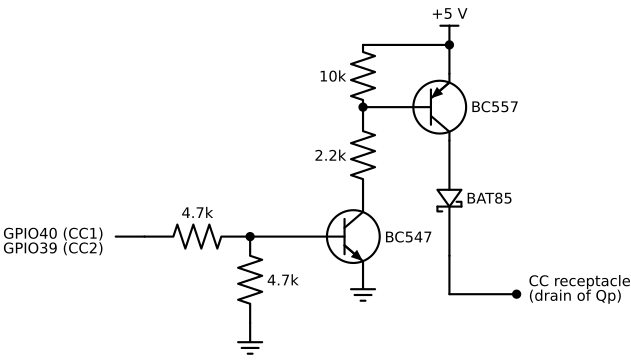

Reproduce this figure in Python.
# VCONN switch, one per CC line (GPIO40 -> CC1, GPIO39 -> CC2).
from common import *
with schemdraw.Drawing(file='vconn.svg', show=False) as d:
    d.config(bgcolor='white')
    xp, ytop = 5.0, 2.0
    d += elm.Vdd().at((xp, ytop)).label('+5 V')
    d += (qp := elm.BjtPnp(circle=True).theta(0).anchor('emitter').at((xp, ytop - 0.6)).label('BC557', loc='right', ofst=(0.1, 0.0)))
    W(d, (xp, ytop), qp.emitter)
    B = Point((xp - 1.8, qp.base.y))
    W(d, qp.base, B)
    d += elm.Dot().at(B)
    d += elm.Resistor().at(B).up().to((B.x, ytop)).label('10k')
    W(d, (B.x, ytop), (xp, ytop))
    d += elm.Dot().at((xp, ytop))
    d += elm.Resistor().at(B).down().length(2.0).label('2.2k')
    d += (qn := elm.BjtNpn(circle=True).theta(0).anchor('collector').label('BC547', loc='right', ofst=(0.1, 0.0)))
    d += elm.Ground().at(qn.emitter)
    N = Point((qn.base.x - 1.6, qn.base.y))
    W(d, qn.base, N)
    d += elm.Dot().at(N)
    d += elm.Resistor().at(N).down().length(1.8).label('4.7k', loc='bottom')
    d += elm.Ground()
    d += elm.Resistor().at(N).left().length(2.2).label('4.7k')
    d += (lg := elm.Line().left().length(0.6))
    lab(d, lg.end, 'GPIO40 (CC1)\nGPIO39 (CC2)', loc='left')
    # output: collector -> BAT85 -> receptacle CC
    d += elm.Schottky().at(qp.collector).down().length(2.4).label('BAT85', loc='bottom')
    d += elm.Line().down().length(0.8)
    d += elm.Line().right().length(1.4)
    d += (o := elm.Dot())
    lab(d, o.center, 'CC receptacle\n(drain of Qp)', loc='right')
